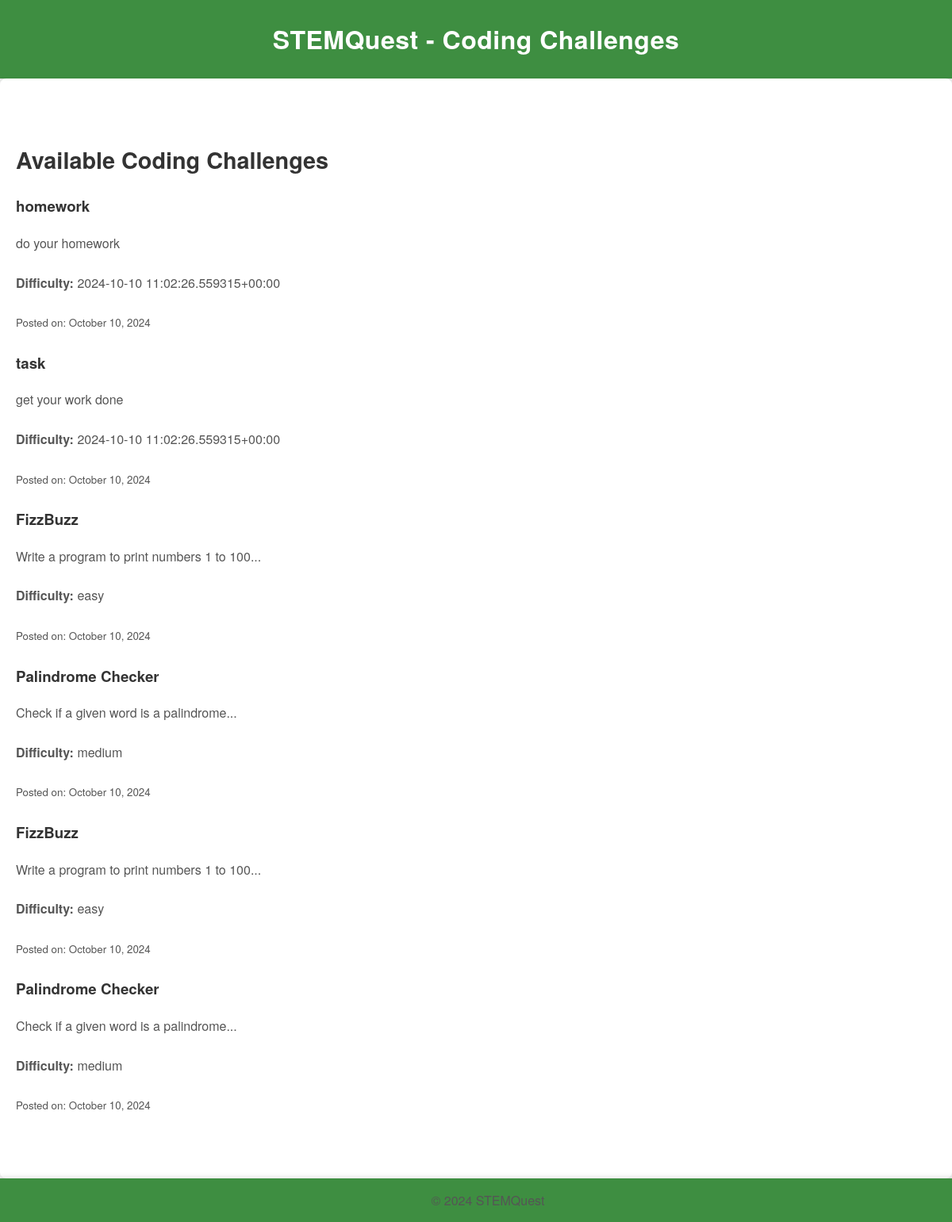
The app's page /codingchallenges/ with its own data.
### learning/models.py (models this page shows, shortened)
class CodingChallenge(models.Model):
    title = models.CharField(max_length=200)
    description = models.TextField()
    difficulty = models.CharField(max_length=50, choices=[('easy', 'Easy'), ('medium', 'Medium'), ('hard', 'Hard')])
    created_at = models.DateTimeField(auto_now_add=True)

### learning/views.py (the view)
# urls.py: path('codingchallenges/', views.coding_challenges_view, name='coding_challenges'),
def coding_challenges_view(request):
    coding_challenges = CodingChallenge.objects.all()  # Fetch all coding challenges from the database
    return render(request, 'learning/codingchallenges.html', {'coding_challenges': coding_challenges})

### learning/templates/learning/codingchallenges.html (shortened to what this page needs)
{% load static %}
<!DOCTYPE html>
<html lang="en">
<head>
    <link rel="stylesheet" href="{% static 'style1.css' %}">
</head>
<body>
    <header>
        <h1>STEMQuest - Coding Challenges</h1>
    </header>
    <main>
        <section id="coding">
            <h2>Available Coding Challenges</h2>
            {% if coding_challenges %}
                {% for challenge in coding_challenges %}
                    <div class="challenge">
                        <h3>{{ challenge.title }}</h3>
                        <p>{{ challenge.description }}</p>
                        <p><strong>Difficulty:</strong> {{ challenge.difficulty }}</p>
                        <p><small>Posted on: {{ challenge.created_at|date:"F j, Y" }}</small></p>
                    </div>
                {% endfor %}
            {% else %}
                <p>No coding challenges available at the moment.</p>
            {% endif %}
        </section>
    </main>
    <footer>
        <p>&copy; 2024 STEMQuest</p>
    </footer>
</body>
</html>

### learning/static/style1.css (style rules this page uses)
body { font-family: 'Helvetica Neue', Arial, sans-serif; margin: 0; padding: 0; background-color: #f4f4f4; color: #333; line-height: 1.6; }
header { background-color: #3e8e41; color: white; padding: 1.5em; text-align: center; box-shadow: 0 4px 6px rgba(0, 0, 0, 0.1); }
header h1 { margin: 0; font-size: 2rem; font-weight: 600; letter-spacing: 0.5px; }
main { max-width: 1200px; margin: 0 auto; padding: 40px 20px; background-color: #fff; box-shadow: 0 2px 8px rgba(0, 0, 0, 0.05); border-radius: 8px; }
section { margin: 40px 0; text-align: left; }
h2 { font-size: 1.8rem; margin-bottom: 20px; color: #333; }
footer { background-color: #3e8e41; color: white; padding: 15px; text-align: center; font-size: 0.9rem; box-shadow: 0 -2px 6px rgba(0, 0, 0, 0.1); position: relative; bottom: 0; width: 100%; }
footer p { margin: 0; }
p { margin-bottom: 1.5em; font-size: 1rem; color: #555; }

### records on screen
CodingChallenge: title "homework", description "do your homework", difficulty "2024-10-10 11:02:26.559315+00:00", created_at "October 10, 2024"
CodingChallenge: title "task", description "get your work done", difficulty "2024-10-10 11:02:26.559315+00:00", created_at "October 10, 2024"
CodingChallenge: title "FizzBuzz", description "Write a program to print numbers 1 to 100...", difficulty "easy", created_at "October 10, 2024"
CodingChallenge: title "Palindrome Checker", description "Check if a given word is a palindrome...", difficulty "medium", created_at "October 10, 2024"
CodingChallenge: title "FizzBuzz", description "Write a program to print numbers 1 to 100...", difficulty "easy", created_at "October 10, 2024"
CodingChallenge: title "Palindrome Checker", description "Check if a given word is a palindrome...", difficulty "medium", created_at "October 10, 2024"
